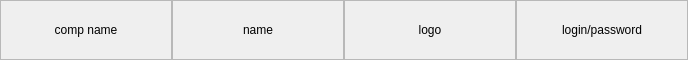
<?xml version="1.0" encoding="UTF-8"?>
<ui version="4.0">
 <class>Form</class>
 <widget class="QWidget" name="Form">
  <property name="geometry">
   <rect>
    <x>0</x>
    <y>0</y>
    <width>688</width>
    <height>60</height>
   </rect>
  </property>
  <property name="windowTitle">
   <string>Form</string>
  </property>
  <property name="styleSheet">
   <string notr="true">font: 12pt &quot;Roboto&quot;;</string>
  </property>
  <layout class="QHBoxLayout" name="horizontalLayout" stretch="1,1,1,1">
   <property name="spacing">
    <number>0</number>
   </property>
   <property name="leftMargin">
    <number>0</number>
   </property>
   <property name="topMargin">
    <number>0</number>
   </property>
   <property name="rightMargin">
    <number>0</number>
   </property>
   <property name="bottomMargin">
    <number>0</number>
   </property>
   <item>
    <widget class="QFrame" name="frame">
     <property name="frameShape">
      <enum>QFrame::StyledPanel</enum>
     </property>
     <property name="frameShadow">
      <enum>QFrame::Raised</enum>
     </property>
     <layout class="QVBoxLayout" name="verticalLayout_3">
      <property name="leftMargin">
       <number>8</number>
      </property>
      <property name="topMargin">
       <number>8</number>
      </property>
      <property name="rightMargin">
       <number>8</number>
      </property>
      <property name="bottomMargin">
       <number>8</number>
      </property>
      <item>
       <widget class="QLabel" name="lbl_comp_name">
        <property name="text">
         <string>comp name</string>
        </property>
        <property name="alignment">
         <set>Qt::AlignCenter</set>
        </property>
       </widget>
      </item>
     </layout>
    </widget>
   </item>
   <item>
    <widget class="QFrame" name="frame_2">
     <property name="frameShape">
      <enum>QFrame::StyledPanel</enum>
     </property>
     <property name="frameShadow">
      <enum>QFrame::Raised</enum>
     </property>
     <layout class="QVBoxLayout" name="verticalLayout_2">
      <property name="leftMargin">
       <number>8</number>
      </property>
      <property name="topMargin">
       <number>8</number>
      </property>
      <property name="rightMargin">
       <number>8</number>
      </property>
      <property name="bottomMargin">
       <number>8</number>
      </property>
      <item>
       <widget class="QLabel" name="lbl_name">
        <property name="text">
         <string>name</string>
        </property>
        <property name="alignment">
         <set>Qt::AlignCenter</set>
        </property>
       </widget>
      </item>
     </layout>
    </widget>
   </item>
   <item>
    <widget class="QFrame" name="frame_3">
     <property name="frameShape">
      <enum>QFrame::StyledPanel</enum>
     </property>
     <property name="frameShadow">
      <enum>QFrame::Raised</enum>
     </property>
     <layout class="QVBoxLayout" name="verticalLayout">
      <property name="leftMargin">
       <number>8</number>
      </property>
      <property name="topMargin">
       <number>8</number>
      </property>
      <property name="rightMargin">
       <number>8</number>
      </property>
      <property name="bottomMargin">
       <number>8</number>
      </property>
      <item>
       <widget class="QLabel" name="lbl_logo">
        <property name="text">
         <string>logo</string>
        </property>
        <property name="alignment">
         <set>Qt::AlignCenter</set>
        </property>
       </widget>
      </item>
     </layout>
    </widget>
   </item>
   <item>
    <widget class="QFrame" name="frame_4">
     <property name="frameShape">
      <enum>QFrame::StyledPanel</enum>
     </property>
     <property name="frameShadow">
      <enum>QFrame::Raised</enum>
     </property>
     <layout class="QVBoxLayout" name="verticalLayout_4">
      <property name="leftMargin">
       <number>8</number>
      </property>
      <property name="topMargin">
       <number>8</number>
      </property>
      <property name="rightMargin">
       <number>8</number>
      </property>
      <property name="bottomMargin">
       <number>8</number>
      </property>
      <item>
       <widget class="QLabel" name="lbl_login_password">
        <property name="text">
         <string>login/password</string>
        </property>
        <property name="alignment">
         <set>Qt::AlignCenter</set>
        </property>
       </widget>
      </item>
     </layout>
    </widget>
   </item>
  </layout>
 </widget>
 <resources/>
 <connections/>
</ui>
